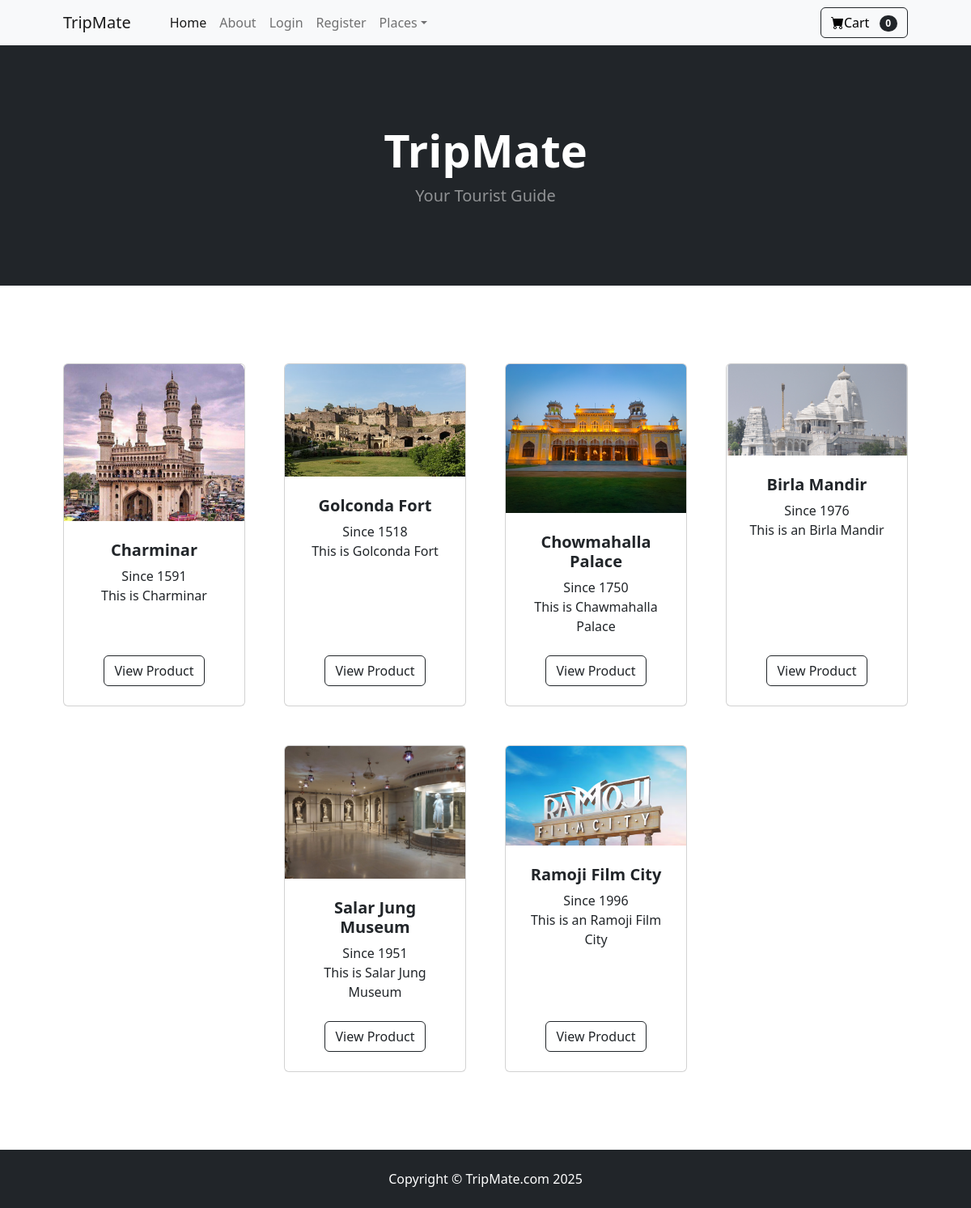
The page / on the database its author committed.
### store/models.py (models this page shows, shortened)
class Product(models.Model):
    name = models.CharField(max_length=100)
    price = models.DecimalField(default=0, decimal_places=0,max_digits=6)
    category = models.ForeignKey(Category,on_delete=models.CASCADE,default=1)
    description = models.CharField(max_length=250,default='',blank = True,null=True )
    image = models.ImageField(upload_to='uploads/product/')
    latitude = models.FloatField(default=0.0)  # Add this
    longitude = models.FloatField(default=0.0)

### store/views.py (the view)
# urls.py: 2. Add a URL to urlpatterns:  path('', views.home, name='home')
def home(request):
    products = Product.objects.all()
    return render(request, 'home.html', {'products':products })

### store/templates/home.html
{% extends 'base.html' %}
{% block content %}
        <header class="bg-dark py-5">
            <div class="container px-4 px-lg-5 my-5">
                <div class="text-center text-white">
                    <h1 class="display-4 fw-bolder">TripMate</h1>
                    <p class="lead fw-normal text-white-50 mb-0">Your Tourist Guide</p>
                </div>
            </div>
        </header>
        <section class="py-5">
            <div class="container px-4 px-lg-5 mt-5">
                <div class="row gx-4 gx-lg-5 row-cols-2 row-cols-md-3 row-cols-xl-4 justify-content-center">
                    {% for product in products%}
                    <div class="col mb-5">
                        <div class="card h-100">
                            <img class="card-img-top" src="{{ product.image.url }}" alt="..." />
                            <div class="card-body p-4">
                                <div class="text-center">
                                    <h5 class="fw-bolder">{{ product.name }}</h5>
                                    Since {{ product.price }}
                                    <br/>
                                    {{ product.description }}
                                </div>
                            </div>
                            <div class="card-footer p-4 pt-0 border-top-0 bg-transparent">
    <div class="text-center">
        <a class="btn btn-outline-dark mt-auto" href="{% url 'product' product.id %}">View Product</a>
    </div>
                            </div>
                        </div>
                    </div>
                    {% endfor %}
                </div>
            </div>
        </section>
{% endblock %}

### store/templates/base.html (shortened to what this page needs)
{% load static %}
<!DOCTYPE html>
<html lang="en">
    <head>
        <link href="https://cdn.jsdelivr.net/npm/bootstrap-icons@1.5.0/font/bootstrap-icons.css" rel="stylesheet" />
        <link href="{% static 'css/styles.css' %}" rel="stylesheet" />
    </head>
<body>
    {% include 'navbar.html' %}
    <main class="main">
        {% block content %}
        {% endblock %}
    </main>
    <footer class="py-4 bg-dark">
        <div class="container">
            <p class="m-0 text-center text-white">Copyright &copy; TripMate.com 2025</p>
        </div>
    </footer>
</body>

### store/templates/navbar.html (shortened to what this page needs)
<nav class="navbar navbar-expand-lg navbar-light bg-light">
    <div class="container px-4 px-lg-5">
        <a class="navbar-brand" href="{% url 'home' %}">TripMate</a>
        <div class="collapse navbar-collapse" id="navbarSupportedContent">
            <ul class="navbar-nav me-auto mb-2 mb-lg-0 ms-lg-4">
                <li class="nav-item"><a class="nav-link active" aria-current="page" href="{% url 'home'%}">Home</a></li>
                <li class="nav-item"><a class="nav-link" href="{% url 'about' %}">About</a></li>
            {% if user.is_authenticated %}
                <li class="nav-item"><a class="nav-link" href="{% url 'logout' %}">Logout</a></li>
            {% else %}
                <li class="nav-item"><a class="nav-link" href="{% url 'login' %}">Login</a></li>
                <li class="nav-item"><a class="nav-link" href="{% url 'register' %}">Register</a></li>
            {% endif %}
                <li class="nav-item dropdown">
                    <a class="nav-link dropdown-toggle" id="navbarDropdown" href="#" role="button" data-bs-toggle="dropdown" aria-expanded="false">Places</a>
                </li>
            </ul>
            <form class="d-flex">
                <form class="d-flex">
                    <button class="btn btn-outline-dark" type="submit">
                        <a href="{% url 'cart' %}" class="bi-cart-fill me-1" style="color: black; text-decoration: none;">Cart</a>
                        <span class="badge bg-dark text-white ms-1 rounded-pill">0</span>
                    </button>
                </form>
            </form>
        </div>
    </div>
</nav>

### rows shown on the page
Product: image (picture), name "Charminar", price "1591", description "This is Charminar"
Product: image (picture), name "Golconda Fort", price "1518", description "This is Golconda Fort"
Product: image (picture), name "Chowmahalla Palace", price "1750", description "This is Chawmahalla Palace"
Product: image (picture), name "Birla Mandir", price "1976", description "This is an Birla Mandir"
Product: image (picture), name "Salar Jung Museum", price "1951", description "This is Salar Jung Museum"
Product: image (picture), name "Ramoji Film City", price "1996", description "This is an Ramoji Film City"
